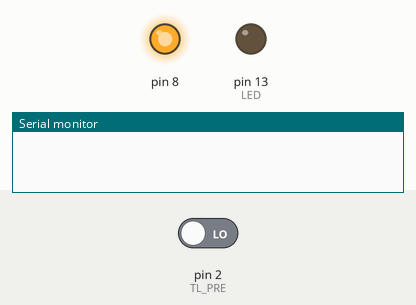
Recording of a sketch running on a simulated Arduino Uno, built with avr-gcc and run on an emulated ATmega328P. Parts: output pins drawn as LEDs (lit = HIGH), the last lines printed to the serial monitor. Inputs (shaded band) come from the test bench; at power-on: pin 2 (TL_PRE) LOW.

Above: at 1.2 s.
1.3 s: pin 2 (TL_PRE) driven HIGH
At 2.0 s:
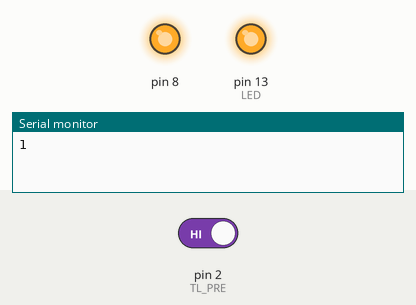
2.8 s: pin 2 (TL_PRE) driven LOW
At 3.2 s:
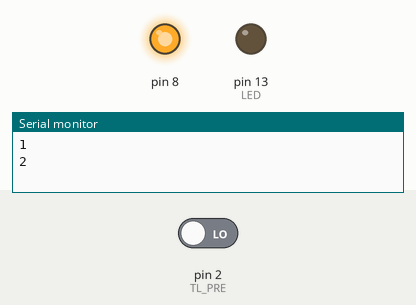
Timing chart, 0 to 5.8 s (numbered marks = the images above; inputs shaded):
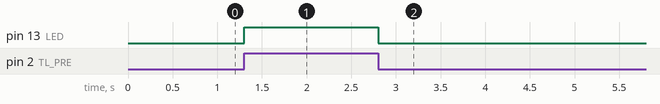

Measured:
- after the input at 1.3 s, pin 13 (LED): LOW → HIGH at once
- after the input at 2.8 s, pin 13 (LED): HIGH → LOW at once

The sketch:

unor13.ino
```cpp
const byte LED = 13;
const byte TL_PRE = 2;
unsigned long hodnota;

void preruseni() {
  volatile static unsigned long last_interrupt_time = 0;
  unsigned long interrupt_time = millis();
  if (interrupt_time - last_interrupt_time > 50) {
    digitalWrite(LED, !digitalRead(LED));
    Serial.println(++hodnota);
  }
  last_interrupt_time = interrupt_time;
}

void setup() {
  Serial.begin(9600);
  pinMode(LED, OUTPUT);
  digitalWrite(LED, 0);
  attachInterrupt(digitalPinToInterrupt(TL_PRE), &preruseni, CHANGE);
  pinMode(8, OUTPUT);
  digitalWrite(8, 1);
}

void loop() {
  delay(100000);
  // ...
}
```
